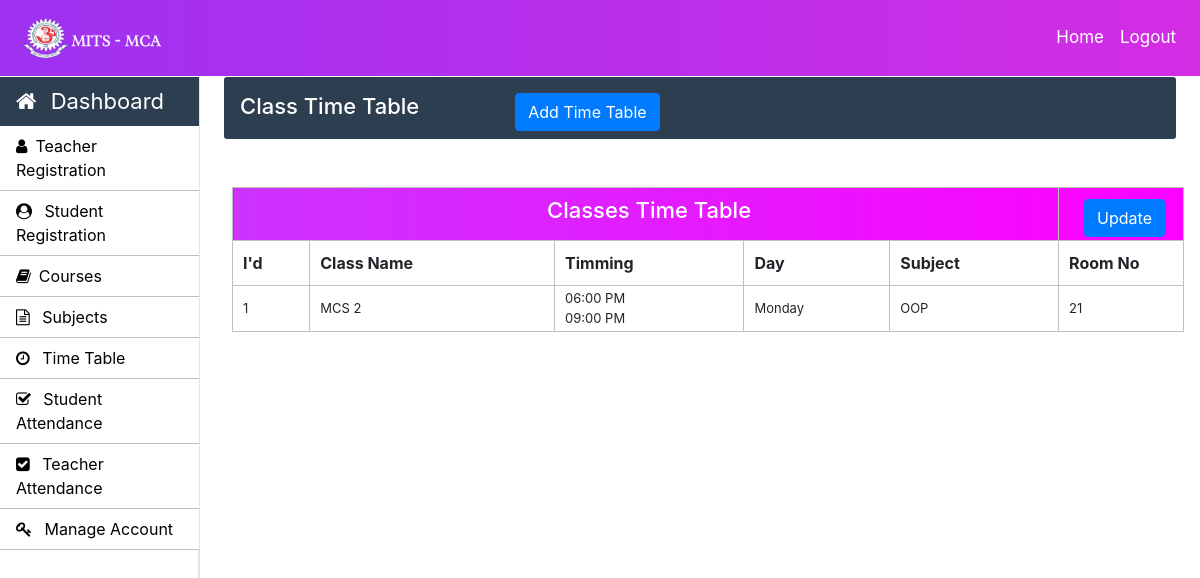
Screenshot of /Admin/time-table.php (signed in) with the database file from the repository.
### tables this page shows
CREATE TABLE `time_table` (
  `id` int(11) NOT NULL,
  `course_code` varchar(10) NOT NULL,
  `semester` int(11) NOT NULL,
  `timing_from` varchar(10) NOT NULL,
  `timing_to` varchar(10) NOT NULL,
  `day` varchar(20) NOT NULL,
  `subject_code` varchar(20) NOT NULL,
  `room_no` int(11) NOT NULL
);

CREATE TABLE `weekdays` (
  `day_id` int(11) NOT NULL,
  `day_name` varchar(15) NOT NULL
);

### Admin/time-table.php (the view, shortened to what this page needs)
<?php
		require_once "../connection/connection.php";
	?>
<!doctype html>
<html lang="en">
	<head>
	</head>
	<body>
		<?php include('../common/common-header.php') ?>
		<?php include('../common/admin-sidebar.php') ?>
		<main role="main" class="col-xl-10 col-lg-9 col-md-8 ml-sm-auto px-md-4 mb-2 w-100">
			<div class="sub-main">
				<div class="text-center d-flex flex-wrap flex-md-nowrap pt-3 pb-2 mb-3 text-white admin-dashboard pl-3">
					<div class="d-flex">
						<h4 class="mr-5">Class Time Table</h4>
						<button type="button" class="btn btn-primary ml-5" data-toggle="modal" data-target=".bd-example-modal-lg">Add Time Table</button>
					</div>
				</div>
				<div class="row">
					<div class="col-md-12 ml-2">
						<section class=" mt-3">
							<div class="row">
								<div class="col-md-8"></div>
								<div class="col-md-3 ml-5 ">
									<div class="col-md-12 pt-3 ml-5">
									</div>
								</div>
							</div>
							<div class="row">
								<div class="col-md-12">
									<table class="w-100 table-elements table-three-tr" cellpadding="3">
										<tr class="table-tr-head table-three text-white">
											<td colspan="5" class="text-center text-white"><h4>Classes Time Table</h4></td>
											<td width="10" >
											<div class="row">
												<div class="col-md-12">
													<div class="col-md-1 mt-2"><button type="button" class="btn btn-primary" data-toggle="modal" data-target=".bd-example-modal-lg1">Update</button>
													</div>
												</div>
											</td>
										</tr>
										<tr class="table-tr-head">
											<th>I'd</th>
											<th>Class Name</th>
											<th>Timming</th>
											<th>Day</th>
											<th>Subject</th>
											<th>Room No</th>
										</tr>
										<?php
											$query="select id,course_code,TIME_FORMAT(timing_from,'%h:%i %p') as timing_from,TIME_FORMAT(timing_to,'%h:%i %p') as timing_to,semester,day_name,day_id,day,subject_code,room_no from time_table tt inner join weekdays wd on tt.day=wd.day_id";
											$run=mysqli_query($con,$query);
											while($row=mysqli_fetch_array($run)) {
												echo "<tr>";
												echo "<td>".$row["id"]."</td>";
												echo "<td>".$row["course_code"]." ".$row["semester"]."</td>";
												echo "<td>" .$row["timing_from"]."<br>".$row["timing_to"]."</td>";
												echo "<td>".$row["day_name"]."</td>";
												echo "<td>".$row["subject_code"]."</td>";
												echo "<td>".$row["room_no"]."</td>";
												echo "</tr>";
											}
										?>
									</table>
								</div>
							</div>
						</section>
					</div>
				</div>
			</div>
		</main>
	</body>
</html>

### Css/style.css (style rules this page uses)
h4 { font-size: 22px; }
.admin-dashboard { margin-top: 1px !important; background: #2c3e50 !important; border-radius: 3px; }
.table-elements tr, td, th { font-size: 13px; border: 1px solid rgb(194, 193, 193); padding-left: 10px !important; }
.table-three { background: linear-gradient(to right, #cc33ff 0%, #ff00ff 100%) !important; }
.table-tr-head { height: 45px !important; padding: 10px !important; margin-top: 5px !important; }
.table-font-for-transcript td, th { font-size: 16px !important; }

### rows the page displays
time_table: id "1", course_code "MCS", semester "2", timing_from "06:00 PM", timing_to "09:00 PM", weekdays.day_name "Monday", subject_code "OOP", room_no "21"
